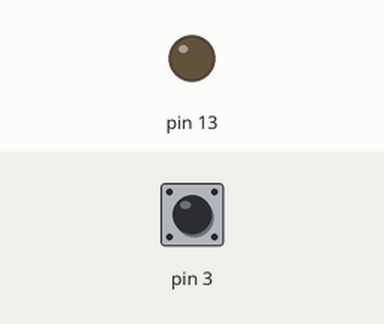
Recording of a sketch running on a simulated Arduino Uno, built with avr-gcc and run on an emulated ATmega328P. Parts: output pins drawn as LEDs (lit = HIGH). Inputs (shaded band) come from the test bench; at power-on: pin 3 HIGH. What the sketch prints to the serial monitor is not drawn.

Above: at 1.2 s.
1.3 s: pin 3 pulled LOW for 0.15 s
At 1.38 s:
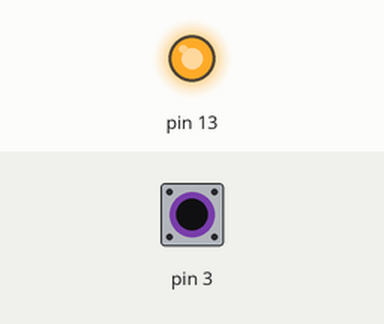
2.9 s: pin 3 pulled LOW for 3.2 s
At 7.3 s:
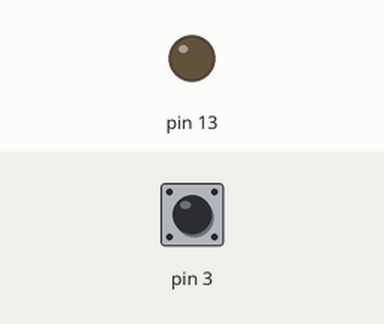
7.6 s: pin 3 driven LOW
At 8.5 s:
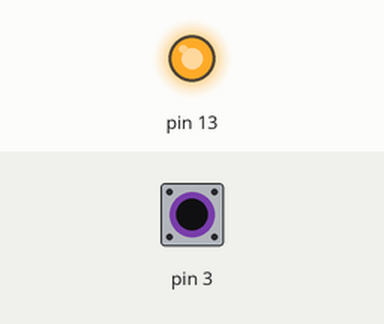
10.6 s: pin 3 driven HIGH
At 12.0 s:
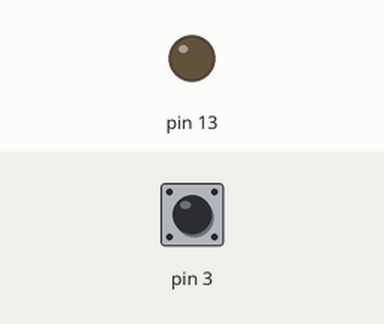
Timing chart, 0 to 13.1 s (numbered marks = the images above; inputs shaded):
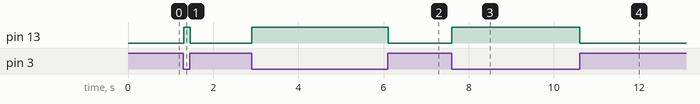

Measured:
- after the input at 1.3 s, pin 13: LOW → HIGH at once, → LOW 0.15 s later
- after the input at 2.9 s, pin 13: LOW → HIGH at once, → LOW 3.2 s later
- after the input at 7.6 s, pin 13: LOW → HIGH at once
- after the input at 10.6 s, pin 13: HIGH → LOW at once

The sketch:

ejemplo_pull_up.ino
```cpp
void setup() {

  Serial.begin(9600);
  //activar el IPR (internal pull-up resistor)

  pinMode(3, INPUT_PULLUP);
  pinMode(13, OUTPUT);

}

void loop() {
  //lee el valor del push
  int sensorVal = digitalRead(3);
  Serial.println(sensorVal);

  // Recuerda pull-up significa que la lógica es inversa.
  // HIGH cuando está abierto, LOW cuando se presiona.

  if (sensorVal == HIGH) {
    digitalWrite(13, LOW);

  } else {
    digitalWrite(13, HIGH);
    Serial.print("hola");
  }
}
```
